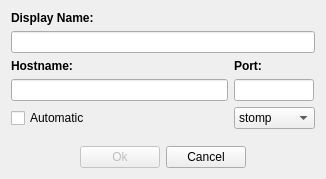
<?xml version="1.0" encoding="UTF-8"?>
<ui version="4.0">
 <class>LocationCreateDialogClass</class>
 <widget class="QDialog" name="LocationCreateDialogClass">
  <property name="windowModality">
   <enum>Qt::WindowModal</enum>
  </property>
  <property name="geometry">
   <rect>
    <x>0</x>
    <y>0</y>
    <width>326</width>
    <height>179</height>
   </rect>
  </property>
  <property name="baseSize">
   <size>
    <width>300</width>
    <height>200</height>
   </size>
  </property>
  <property name="windowTitle">
   <string>LocationCreateDialog</string>
  </property>
  <layout class="QVBoxLayout" name="verticalLayout">
   <item>
    <layout class="QGridLayout" name="gridLayout">
     <item row="0" column="0">
      <widget class="QLabel" name="label_2">
       <property name="font">
        <font>
         <weight>75</weight>
         <bold>true</bold>
        </font>
       </property>
       <property name="text">
        <string>Display Name:</string>
       </property>
       <property name="margin">
        <number>0</number>
       </property>
      </widget>
     </item>
     <item row="1" column="0" colspan="2">
      <widget class="QLineEdit" name="display"/>
     </item>
     <item row="2" column="0">
      <widget class="QLabel" name="label">
       <property name="font">
        <font>
         <weight>75</weight>
         <bold>true</bold>
        </font>
       </property>
       <property name="text">
        <string>Hostname:</string>
       </property>
      </widget>
     </item>
     <item row="3" column="0">
      <widget class="QLineEdit" name="hostname">
       <property name="minimumSize">
        <size>
         <width>200</width>
         <height>0</height>
        </size>
       </property>
      </widget>
     </item>
     <item row="3" column="1">
      <widget class="QLineEdit" name="port">
       <property name="sizePolicy">
        <sizepolicy hsizetype="Fixed" vsizetype="Fixed">
         <horstretch>0</horstretch>
         <verstretch>0</verstretch>
        </sizepolicy>
       </property>
       <property name="minimumSize">
        <size>
         <width>80</width>
         <height>0</height>
        </size>
       </property>
       <property name="maximumSize">
        <size>
         <width>80</width>
         <height>16777215</height>
        </size>
       </property>
       <property name="inputMask">
        <string/>
       </property>
       <property name="text">
        <string/>
       </property>
       <property name="alignment">
        <set>Qt::AlignCenter</set>
       </property>
      </widget>
     </item>
     <item row="4" column="0">
      <widget class="QCheckBox" name="automatic">
       <property name="sizePolicy">
        <sizepolicy hsizetype="Expanding" vsizetype="Fixed">
         <horstretch>0</horstretch>
         <verstretch>0</verstretch>
        </sizepolicy>
       </property>
       <property name="text">
        <string>Automatic</string>
       </property>
      </widget>
     </item>
     <item row="4" column="1">
      <widget class="QComboBox" name="protocol">
       <property name="sizePolicy">
        <sizepolicy hsizetype="Minimum" vsizetype="Fixed">
         <horstretch>0</horstretch>
         <verstretch>0</verstretch>
        </sizepolicy>
       </property>
       <item>
        <property name="text">
         <string>stomp</string>
        </property>
       </item>
       <item>
        <property name="text">
         <string>openwire</string>
        </property>
       </item>
       <item>
        <property name="text">
         <string>http</string>
        </property>
       </item>
      </widget>
     </item>
     <item row="2" column="1">
      <widget class="QLabel" name="label_3">
       <property name="font">
        <font>
         <weight>75</weight>
         <bold>true</bold>
        </font>
       </property>
       <property name="text">
        <string>Port:</string>
       </property>
      </widget>
     </item>
    </layout>
   </item>
   <item>
    <spacer name="verticalSpacer">
     <property name="orientation">
      <enum>Qt::Vertical</enum>
     </property>
     <property name="sizeHint" stdset="0">
      <size>
       <width>20</width>
       <height>5</height>
      </size>
     </property>
    </spacer>
   </item>
   <item>
    <layout class="QHBoxLayout" name="horizontalLayout">
     <item>
      <spacer name="horizontalSpacer">
       <property name="orientation">
        <enum>Qt::Horizontal</enum>
       </property>
       <property name="sizeHint" stdset="0">
        <size>
         <width>40</width>
         <height>20</height>
        </size>
       </property>
      </spacer>
     </item>
     <item>
      <widget class="QPushButton" name="create">
       <property name="enabled">
        <bool>false</bool>
       </property>
       <property name="text">
        <string>Ok</string>
       </property>
      </widget>
     </item>
     <item>
      <widget class="QPushButton" name="cancel">
       <property name="text">
        <string>Cancel</string>
       </property>
      </widget>
     </item>
     <item>
      <spacer name="horizontalSpacer_2">
       <property name="orientation">
        <enum>Qt::Horizontal</enum>
       </property>
       <property name="sizeHint" stdset="0">
        <size>
         <width>40</width>
         <height>20</height>
        </size>
       </property>
      </spacer>
     </item>
    </layout>
   </item>
  </layout>
 </widget>
 <layoutdefault spacing="6" margin="11"/>
 <resources/>
 <connections>
  <connection>
   <sender>protocol</sender>
   <signal>currentIndexChanged(QString)</signal>
   <receiver>LocationCreateDialogClass</receiver>
   <slot>validateLocation()</slot>
   <hints>
    <hint type="sourcelabel">
     <x>32</x>
     <y>18</y>
    </hint>
    <hint type="destinationlabel">
     <x>33</x>
     <y>-6</y>
    </hint>
   </hints>
  </connection>
  <connection>
   <sender>hostname</sender>
   <signal>textChanged(QString)</signal>
   <receiver>LocationCreateDialogClass</receiver>
   <slot>validateLocation()</slot>
   <hints>
    <hint type="sourcelabel">
     <x>166</x>
     <y>19</y>
    </hint>
    <hint type="destinationlabel">
     <x>165</x>
     <y>-6</y>
    </hint>
   </hints>
  </connection>
  <connection>
   <sender>port</sender>
   <signal>textChanged(QString)</signal>
   <receiver>LocationCreateDialogClass</receiver>
   <slot>validateLocation()</slot>
   <hints>
    <hint type="sourcelabel">
     <x>308</x>
     <y>18</y>
    </hint>
    <hint type="destinationlabel">
     <x>307</x>
     <y>-12</y>
    </hint>
   </hints>
  </connection>
  <connection>
   <sender>cancel</sender>
   <signal>clicked()</signal>
   <receiver>LocationCreateDialogClass</receiver>
   <slot>reject()</slot>
   <hints>
    <hint type="sourcelabel">
     <x>342</x>
     <y>69</y>
    </hint>
    <hint type="destinationlabel">
     <x>471</x>
     <y>73</y>
    </hint>
   </hints>
  </connection>
  <connection>
   <sender>create</sender>
   <signal>clicked()</signal>
   <receiver>LocationCreateDialogClass</receiver>
   <slot>accept()</slot>
   <hints>
    <hint type="sourcelabel">
     <x>258</x>
     <y>76</y>
    </hint>
    <hint type="destinationlabel">
     <x>209</x>
     <y>73</y>
    </hint>
   </hints>
  </connection>
 </connections>
 <slots>
  <slot>validateLocation()</slot>
  <slot>createClicked()</slot>
  <slot>cancelClicked()</slot>
 </slots>
</ui>
